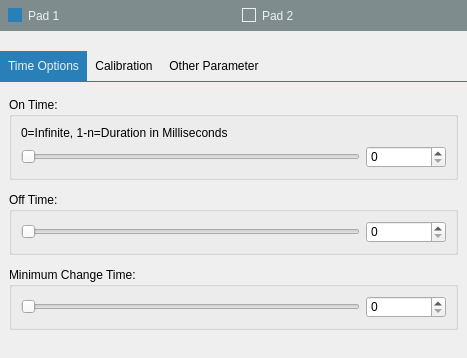
<?xml version="1.0" encoding="UTF-8"?>
<ui version="4.0">
 <class>ConfigurationDialog</class>
 <widget class="QDialog" name="ConfigurationDialog">
  <property name="geometry">
   <rect>
    <x>0</x>
    <y>0</y>
    <width>467</width>
    <height>358</height>
   </rect>
  </property>
  <property name="sizePolicy">
   <sizepolicy hsizetype="Fixed" vsizetype="Fixed">
    <horstretch>0</horstretch>
    <verstretch>0</verstretch>
   </sizepolicy>
  </property>
  <property name="minimumSize">
   <size>
    <width>467</width>
    <height>358</height>
   </size>
  </property>
  <property name="maximumSize">
   <size>
    <width>467</width>
    <height>358</height>
   </size>
  </property>
  <property name="windowTitle">
   <string>Configuration</string>
  </property>
  <property name="windowIcon">
   <iconset resource="icons.qrc">
    <normaloff>:/icons/emblem-presentation.png</normaloff>:/icons/emblem-presentation.png</iconset>
  </property>
  <layout class="QGridLayout" name="gridLayout">
   <property name="leftMargin">
    <number>0</number>
   </property>
   <property name="topMargin">
    <number>0</number>
   </property>
   <property name="rightMargin">
    <number>0</number>
   </property>
   <property name="bottomMargin">
    <number>0</number>
   </property>
   <item row="0" column="0">
    <widget class="QWidget" name="widget_4" native="true">
     <layout class="QHBoxLayout" name="horizontalLayout_3">
      <property name="spacing">
       <number>0</number>
      </property>
      <property name="leftMargin">
       <number>0</number>
      </property>
      <property name="topMargin">
       <number>0</number>
      </property>
      <property name="rightMargin">
       <number>0</number>
      </property>
      <property name="bottomMargin">
       <number>0</number>
      </property>
      <item>
       <widget class="QRadioButton" name="pad1Button">
        <property name="styleSheet">
         <string notr="true">QRadioButton{
     background:#7f8c8d;
	padding: 8px;
	color:#ecf0f1;
}
QRadioButton:indicator{
     background:#7f8c8d;
	  border-radius: 8px;
	border: 1px solid #ecf0f1;
}
 QRadioButton::indicator::unchecked {
     background:#7f8c8d;

 }
 QRadioButton::indicator::checked {
     background:#2980b9;
	border:transparent;
 }
</string>
        </property>
        <property name="text">
         <string>Pad 1</string>
        </property>
        <property name="checked">
         <bool>true</bool>
        </property>
        <property name="autoExclusive">
         <bool>true</bool>
        </property>
       </widget>
      </item>
      <item>
       <widget class="QRadioButton" name="pad2Button">
        <property name="styleSheet">
         <string notr="true">QRadioButton{
     background:#7f8c8d;
	padding: 8px;
	color:#ecf0f1;
}
QRadioButton:indicator{
     background:#7f8c8d;
	  border-radius: 8px;
	border: 1px solid #ecf0f1;
}
 QRadioButton::indicator::unchecked {
     background:#7f8c8d;

 }
 QRadioButton::indicator::checked {
     background:#2980b9;
	border:transparent;
 }
</string>
        </property>
        <property name="text">
         <string>Pad 2</string>
        </property>
       </widget>
      </item>
     </layout>
    </widget>
   </item>
   <item row="1" column="0">
    <widget class="QWidget" name="stateWidget" native="true">
     <property name="minimumSize">
      <size>
       <width>0</width>
       <height>8</height>
      </size>
     </property>
     <property name="maximumSize">
      <size>
       <width>16777215</width>
       <height>8</height>
      </size>
     </property>
     <layout class="QHBoxLayout" name="horizontalLayout_7"/>
    </widget>
   </item>
   <item row="2" column="0">
    <widget class="QWidget" name="widget" native="true">
     <property name="sizePolicy">
      <sizepolicy hsizetype="MinimumExpanding" vsizetype="MinimumExpanding">
       <horstretch>0</horstretch>
       <verstretch>0</verstretch>
      </sizepolicy>
     </property>
     <property name="minimumSize">
      <size>
       <width>0</width>
       <height>120</height>
      </size>
     </property>
     <layout class="QHBoxLayout" name="horizontalLayout_5">
      <property name="spacing">
       <number>0</number>
      </property>
      <property name="leftMargin">
       <number>0</number>
      </property>
      <property name="topMargin">
       <number>0</number>
      </property>
      <property name="rightMargin">
       <number>0</number>
      </property>
      <property name="bottomMargin">
       <number>0</number>
      </property>
      <item>
       <widget class="QWidget" name="widget_2" native="true">
        <layout class="QVBoxLayout" name="verticalLayout_8">
         <property name="leftMargin">
          <number>0</number>
         </property>
         <property name="topMargin">
          <number>0</number>
         </property>
         <property name="rightMargin">
          <number>0</number>
         </property>
         <property name="bottomMargin">
          <number>0</number>
         </property>
        </layout>
       </widget>
      </item>
      <item>
       <widget class="QWidget" name="widget_6" native="true">
        <property name="minimumSize">
         <size>
          <width>0</width>
          <height>127</height>
         </size>
        </property>
        <layout class="QHBoxLayout" name="horizontalLayout_12">
         <property name="spacing">
          <number>0</number>
         </property>
         <property name="leftMargin">
          <number>0</number>
         </property>
         <property name="topMargin">
          <number>0</number>
         </property>
         <property name="rightMargin">
          <number>0</number>
         </property>
         <property name="bottomMargin">
          <number>0</number>
         </property>
         <item>
          <widget class="QTabWidget" name="tabWidget">
           <property name="styleSheet">
            <string notr="true"> QTabWidget::pane { /* The tab widget frame */
	border:none;
   border-top: 1px solid #2980b9;
	background:transparent;
 }

 QTabWidget::tab-bar {
     left: 0px; /* move to the right by 5px */
 }

 /* Style the tab using the tab sub-control. Note that
     it reads QTabBar _not_ QTabWidget */
 QTabBar::tab {
	background:transparent;
	min-width: 8ex;
    padding: 8px;
 }

 QTabBar::tab:selected, QTabBar::tab:hover {
     background: #2980b9;
	 color:#ecf0f1;
 }

 QTabBar::tab:selected {
     border-color: #9B9B9B;
     border-bottom-color: #C2C7CB; /* same as pane color */
 }

 QTabBar::tab:!selected {
 }

 /* make use of negative margins for overlapping tabs */
 QTabBar::tab:selected {

 }

 QTabBar::tab:first:selected {
     margin-left: 0; /* the first selected tab has nothing to overlap with on the left */
 }

 QTabBar::tab:last:selected {
     margin-right: 0; /* the last selected tab has nothing to overlap with on the right */
 }

 QTabBar::tab:only-one {
     margin: 0; /* if there is only one tab, we don't want overlapping margins */
 }</string>
           </property>
           <property name="currentIndex">
            <number>0</number>
           </property>
           <property name="iconSize">
            <size>
             <width>24</width>
             <height>24</height>
            </size>
           </property>
           <widget class="QWidget" name="tab">
            <attribute name="icon">
             <iconset resource="icons.qrc">
              <normaloff>:/icons/clock32.png</normaloff>:/icons/clock32.png</iconset>
            </attribute>
            <attribute name="title">
             <string>Time Options</string>
            </attribute>
            <layout class="QVBoxLayout" name="verticalLayout">
             <item>
              <widget class="QGroupBox" name="groupBox_2">
               <property name="sizePolicy">
                <sizepolicy hsizetype="Preferred" vsizetype="Fixed">
                 <horstretch>0</horstretch>
                 <verstretch>0</verstretch>
                </sizepolicy>
               </property>
               <property name="title">
                <string>On Time:</string>
               </property>
               <layout class="QVBoxLayout" name="verticalLayout_3">
                <property name="leftMargin">
                 <number>9</number>
                </property>
                <property name="topMargin">
                 <number>9</number>
                </property>
                <property name="rightMargin">
                 <number>9</number>
                </property>
                <property name="bottomMargin">
                 <number>9</number>
                </property>
                <item>
                 <widget class="QLabel" name="label_2">
                  <property name="text">
                   <string>0=Infinite, 1-n=Duration in Milliseconds</string>
                  </property>
                 </widget>
                </item>
                <item>
                 <widget class="QWidget" name="widget_9" native="true">
                  <layout class="QHBoxLayout" name="horizontalLayout">
                   <property name="leftMargin">
                    <number>0</number>
                   </property>
                   <property name="topMargin">
                    <number>0</number>
                   </property>
                   <property name="rightMargin">
                    <number>0</number>
                   </property>
                   <property name="bottomMargin">
                    <number>0</number>
                   </property>
                   <item>
                    <widget class="QSlider" name="onTimeSlider">
                     <property name="maximum">
                      <number>127</number>
                     </property>
                     <property name="orientation">
                      <enum>Qt::Horizontal</enum>
                     </property>
                    </widget>
                   </item>
                   <item>
                    <widget class="QSpinBox" name="onTimeBox">
                     <property name="sizePolicy">
                      <sizepolicy hsizetype="Minimum" vsizetype="Fixed">
                       <horstretch>0</horstretch>
                       <verstretch>0</verstretch>
                      </sizepolicy>
                     </property>
                     <property name="minimumSize">
                      <size>
                       <width>80</width>
                       <height>0</height>
                      </size>
                     </property>
                     <property name="maximum">
                      <number>200000</number>
                     </property>
                    </widget>
                   </item>
                  </layout>
                 </widget>
                </item>
               </layout>
              </widget>
             </item>
             <item>
              <widget class="QGroupBox" name="groupBox_5">
               <property name="sizePolicy">
                <sizepolicy hsizetype="MinimumExpanding" vsizetype="Fixed">
                 <horstretch>0</horstretch>
                 <verstretch>0</verstretch>
                </sizepolicy>
               </property>
               <property name="title">
                <string>Off Time:</string>
               </property>
               <layout class="QVBoxLayout" name="verticalLayout_7">
                <property name="leftMargin">
                 <number>9</number>
                </property>
                <property name="topMargin">
                 <number>9</number>
                </property>
                <property name="rightMargin">
                 <number>9</number>
                </property>
                <property name="bottomMargin">
                 <number>9</number>
                </property>
                <item>
                 <widget class="QWidget" name="widget_18" native="true">
                  <layout class="QHBoxLayout" name="horizontalLayout_14">
                   <property name="leftMargin">
                    <number>0</number>
                   </property>
                   <property name="topMargin">
                    <number>0</number>
                   </property>
                   <property name="rightMargin">
                    <number>0</number>
                   </property>
                   <property name="bottomMargin">
                    <number>0</number>
                   </property>
                   <item>
                    <widget class="QSlider" name="offTimeSlider">
                     <property name="maximum">
                      <number>5000</number>
                     </property>
                     <property name="orientation">
                      <enum>Qt::Horizontal</enum>
                     </property>
                    </widget>
                   </item>
                   <item>
                    <widget class="QSpinBox" name="offTimeBox">
                     <property name="minimumSize">
                      <size>
                       <width>80</width>
                       <height>0</height>
                      </size>
                     </property>
                     <property name="maximum">
                      <number>200000</number>
                     </property>
                    </widget>
                   </item>
                  </layout>
                 </widget>
                </item>
               </layout>
              </widget>
             </item>
             <item>
              <widget class="QGroupBox" name="groupBox">
               <property name="sizePolicy">
                <sizepolicy hsizetype="MinimumExpanding" vsizetype="Fixed">
                 <horstretch>0</horstretch>
                 <verstretch>0</verstretch>
                </sizepolicy>
               </property>
               <property name="title">
                <string>Minimum Change Time:</string>
               </property>
               <layout class="QVBoxLayout" name="verticalLayout_5">
                <property name="leftMargin">
                 <number>9</number>
                </property>
                <property name="topMargin">
                 <number>9</number>
                </property>
                <property name="rightMargin">
                 <number>9</number>
                </property>
                <property name="bottomMargin">
                 <number>9</number>
                </property>
                <item>
                 <widget class="QWidget" name="widget_17" native="true">
                  <layout class="QHBoxLayout" name="horizontalLayout_13">
                   <property name="leftMargin">
                    <number>0</number>
                   </property>
                   <property name="topMargin">
                    <number>0</number>
                   </property>
                   <property name="rightMargin">
                    <number>0</number>
                   </property>
                   <property name="bottomMargin">
                    <number>0</number>
                   </property>
                   <item>
                    <widget class="QSlider" name="minimalChangeTimeSlider">
                     <property name="maximum">
                      <number>5000</number>
                     </property>
                     <property name="orientation">
                      <enum>Qt::Horizontal</enum>
                     </property>
                    </widget>
                   </item>
                   <item>
                    <widget class="QSpinBox" name="minimalChangeTimeBox">
                     <property name="minimumSize">
                      <size>
                       <width>80</width>
                       <height>0</height>
                      </size>
                     </property>
                     <property name="maximum">
                      <number>200000</number>
                     </property>
                    </widget>
                   </item>
                  </layout>
                 </widget>
                </item>
               </layout>
              </widget>
             </item>
            </layout>
           </widget>
           <widget class="QWidget" name="tab_2">
            <attribute name="icon">
             <iconset resource="icons.qrc">
              <normaloff>:/icons/bargraph32.png</normaloff>:/icons/bargraph32.png</iconset>
            </attribute>
            <attribute name="title">
             <string>Calibration</string>
            </attribute>
            <layout class="QVBoxLayout" name="verticalLayout_2">
             <item>
              <widget class="QGroupBox" name="groupBox_3">
               <property name="sizePolicy">
                <sizepolicy hsizetype="Preferred" vsizetype="Fixed">
                 <horstretch>0</horstretch>
                 <verstretch>0</verstretch>
                </sizepolicy>
               </property>
               <property name="title">
                <string>Minimal Calibration</string>
               </property>
               <layout class="QVBoxLayout" name="verticalLayout_4">
                <property name="leftMargin">
                 <number>9</number>
                </property>
                <property name="topMargin">
                 <number>9</number>
                </property>
                <property name="rightMargin">
                 <number>9</number>
                </property>
                <property name="bottomMargin">
                 <number>9</number>
                </property>
                <item>
                 <widget class="QLabel" name="label_3">
                  <property name="text">
                   <string>0=low, 100=high. Values are percentage</string>
                  </property>
                 </widget>
                </item>
                <item>
                 <widget class="QWidget" name="widget_10" native="true">
                  <layout class="QHBoxLayout" name="horizontalLayout_4">
                   <property name="leftMargin">
                    <number>0</number>
                   </property>
                   <property name="topMargin">
                    <number>0</number>
                   </property>
                   <property name="rightMargin">
                    <number>0</number>
                   </property>
                   <property name="bottomMargin">
                    <number>0</number>
                   </property>
                   <item>
                    <widget class="QSlider" name="minCalibrationSlider">
                     <property name="maximum">
                      <number>100</number>
                     </property>
                     <property name="orientation">
                      <enum>Qt::Horizontal</enum>
                     </property>
                    </widget>
                   </item>
                   <item>
                    <widget class="QSpinBox" name="minCalibration">
                     <property name="sizePolicy">
                      <sizepolicy hsizetype="Minimum" vsizetype="Fixed">
                       <horstretch>0</horstretch>
                       <verstretch>0</verstretch>
                      </sizepolicy>
                     </property>
                     <property name="minimumSize">
                      <size>
                       <width>80</width>
                       <height>0</height>
                      </size>
                     </property>
                     <property name="maximum">
                      <number>100</number>
                     </property>
                    </widget>
                   </item>
                  </layout>
                 </widget>
                </item>
               </layout>
              </widget>
             </item>
             <item>
              <widget class="QGroupBox" name="groupBox_4">
               <property name="sizePolicy">
                <sizepolicy hsizetype="Preferred" vsizetype="Fixed">
                 <horstretch>0</horstretch>
                 <verstretch>0</verstretch>
                </sizepolicy>
               </property>
               <property name="title">
                <string>Maximal Calibration</string>
               </property>
               <layout class="QVBoxLayout" name="verticalLayout_6">
                <property name="leftMargin">
                 <number>9</number>
                </property>
                <property name="topMargin">
                 <number>9</number>
                </property>
                <property name="rightMargin">
                 <number>9</number>
                </property>
                <property name="bottomMargin">
                 <number>9</number>
                </property>
                <item>
                 <widget class="QLabel" name="label_5">
                  <property name="text">
                   <string>0=low, 100=high. Values are percentage</string>
                  </property>
                 </widget>
                </item>
                <item>
                 <widget class="QWidget" name="widget_11" native="true">
                  <layout class="QHBoxLayout" name="horizontalLayout_6">
                   <property name="leftMargin">
                    <number>0</number>
                   </property>
                   <property name="topMargin">
                    <number>0</number>
                   </property>
                   <property name="rightMargin">
                    <number>0</number>
                   </property>
                   <property name="bottomMargin">
                    <number>0</number>
                   </property>
                   <item>
                    <widget class="QSlider" name="maxCalibrationSlider">
                     <property name="maximum">
                      <number>100</number>
                     </property>
                     <property name="orientation">
                      <enum>Qt::Horizontal</enum>
                     </property>
                    </widget>
                   </item>
                   <item>
                    <widget class="QSpinBox" name="maxCalibration">
                     <property name="sizePolicy">
                      <sizepolicy hsizetype="Minimum" vsizetype="Fixed">
                       <horstretch>0</horstretch>
                       <verstretch>0</verstretch>
                      </sizepolicy>
                     </property>
                     <property name="minimumSize">
                      <size>
                       <width>80</width>
                       <height>0</height>
                      </size>
                     </property>
                     <property name="maximum">
                      <number>100</number>
                     </property>
                    </widget>
                   </item>
                  </layout>
                 </widget>
                </item>
               </layout>
              </widget>
             </item>
             <item>
              <widget class="QWidget" name="widget_7" native="true">
               <layout class="QHBoxLayout" name="horizontalLayout_10">
                <property name="leftMargin">
                 <number>0</number>
                </property>
                <property name="topMargin">
                 <number>0</number>
                </property>
                <property name="rightMargin">
                 <number>0</number>
                </property>
                <property name="bottomMargin">
                 <number>0</number>
                </property>
                <item>
                 <widget class="QPushButton" name="pushButton_2">
                  <property name="styleSheet">
                   <string notr="true">QPushButton{
border:none;
background:#2980b9;
padding: 8px;
color:#ecf0f1;
}</string>
                  </property>
                  <property name="text">
                   <string>Start Calibration</string>
                  </property>
                 </widget>
                </item>
                <item>
                 <spacer name="horizontalSpacer_3">
                  <property name="orientation">
                   <enum>Qt::Horizontal</enum>
                  </property>
                  <property name="sizeHint" stdset="0">
                   <size>
                    <width>40</width>
                    <height>20</height>
                   </size>
                  </property>
                 </spacer>
                </item>
                <item>
                 <widget class="QCheckBox" name="minCalibrationChecked">
                  <property name="styleSheet">
                   <string notr="true">QCheckBox{
border:none;
background:#2980b9;
padding: 8px;
color:#ecf0f1;
}

 QCheckBox::indicator {
position:absolute;
	visibility:colapse;
     width: 0px;
     height: 0px;
		padding:0;
 		margin:0;
 }
</string>
                  </property>
                  <property name="text">
                   <string>Define Minimum</string>
                  </property>
                 </widget>
                </item>
                <item>
                 <widget class="QPushButton" name="pushButton_3">
                  <property name="styleSheet">
                   <string notr="true">QPushButton{
border:none;
background:#f1c40f;
padding: 8px;
color:#2c3e50;
}</string>
                  </property>
                  <property name="text">
                   <string>Define Maximum</string>
                  </property>
                 </widget>
                </item>
               </layout>
              </widget>
             </item>
            </layout>
           </widget>
           <widget class="QWidget" name="tab_3">
            <attribute name="icon">
             <iconset resource="icons.qrc">
              <normaloff>:/icons/gear32.png</normaloff>:/icons/gear32.png</iconset>
            </attribute>
            <attribute name="title">
             <string>Other Parameter</string>
            </attribute>
            <layout class="QVBoxLayout" name="verticalLayout_10">
             <item>
              <widget class="QGroupBox" name="groupBox_7">
               <property name="title">
                <string>On | Off</string>
               </property>
               <layout class="QHBoxLayout" name="horizontalLayout_8">
                <item>
                 <widget class="QPushButton" name="onButton">
                  <property name="sizePolicy">
                   <sizepolicy hsizetype="Minimum" vsizetype="Fixed">
                    <horstretch>0</horstretch>
                    <verstretch>0</verstretch>
                   </sizepolicy>
                  </property>
                  <property name="text">
                   <string>On</string>
                  </property>
                 </widget>
                </item>
                <item>
                 <widget class="QPushButton" name="offButton">
                  <property name="text">
                   <string>Off</string>
                  </property>
                 </widget>
                </item>
                <item>
                 <spacer name="horizontalSpacer">
                  <property name="orientation">
                   <enum>Qt::Horizontal</enum>
                  </property>
                  <property name="sizeHint" stdset="0">
                   <size>
                    <width>40</width>
                    <height>20</height>
                   </size>
                  </property>
                 </spacer>
                </item>
               </layout>
              </widget>
             </item>
             <item>
              <widget class="QGroupBox" name="groupBox_6">
               <property name="title">
                <string>Sync</string>
               </property>
               <layout class="QVBoxLayout" name="verticalLayout_9">
                <item>
                 <widget class="QLabel" name="label">
                  <property name="text">
                   <string>All selected channel will perform equal to the current channel</string>
                  </property>
                 </widget>
                </item>
                <item>
                 <widget class="QCheckBox" name="checkBox">
                  <property name="text">
                   <string>Pad 2</string>
                  </property>
                 </widget>
                </item>
               </layout>
              </widget>
             </item>
             <item>
              <spacer name="verticalSpacer_3">
               <property name="orientation">
                <enum>Qt::Vertical</enum>
               </property>
               <property name="sizeHint" stdset="0">
                <size>
                 <width>20</width>
                 <height>40</height>
                </size>
               </property>
              </spacer>
             </item>
            </layout>
           </widget>
          </widget>
         </item>
        </layout>
       </widget>
      </item>
     </layout>
    </widget>
   </item>
   <item row="3" column="0">
    <widget class="QWidget" name="widget_5" native="true">
     <layout class="QHBoxLayout" name="horizontalLayout_9">
      <property name="leftMargin">
       <number>0</number>
      </property>
      <property name="topMargin">
       <number>0</number>
      </property>
      <property name="rightMargin">
       <number>0</number>
      </property>
      <property name="bottomMargin">
       <number>0</number>
      </property>
     </layout>
    </widget>
   </item>
   <item row="4" column="0">
    <widget class="QWidget" name="widget_3" native="true">
     <layout class="QHBoxLayout" name="horizontalLayout_2">
      <property name="leftMargin">
       <number>0</number>
      </property>
      <property name="topMargin">
       <number>0</number>
      </property>
      <property name="rightMargin">
       <number>0</number>
      </property>
      <property name="bottomMargin">
       <number>0</number>
      </property>
     </layout>
    </widget>
   </item>
  </layout>
 </widget>
 <resources>
  <include location="icons.qrc"/>
 </resources>
 <connections>
  <connection>
   <sender>onTimeSlider</sender>
   <signal>valueChanged(int)</signal>
   <receiver>onTimeBox</receiver>
   <slot>setValue(int)</slot>
   <hints>
    <hint type="sourcelabel">
     <x>93</x>
     <y>128</y>
    </hint>
    <hint type="destinationlabel">
     <x>399</x>
     <y>132</y>
    </hint>
   </hints>
  </connection>
  <connection>
   <sender>offTimeSlider</sender>
   <signal>valueChanged(int)</signal>
   <receiver>offTimeBox</receiver>
   <slot>setValue(int)</slot>
   <hints>
    <hint type="sourcelabel">
     <x>189</x>
     <y>169</y>
    </hint>
    <hint type="destinationlabel">
     <x>389</x>
     <y>173</y>
    </hint>
   </hints>
  </connection>
  <connection>
   <sender>minimalChangeTimeSlider</sender>
   <signal>valueChanged(int)</signal>
   <receiver>minimalChangeTimeBox</receiver>
   <slot>setValue(int)</slot>
   <hints>
    <hint type="sourcelabel">
     <x>284</x>
     <y>217</y>
    </hint>
    <hint type="destinationlabel">
     <x>402</x>
     <y>223</y>
    </hint>
   </hints>
  </connection>
  <connection>
   <sender>onTimeBox</sender>
   <signal>valueChanged(int)</signal>
   <receiver>onTimeSlider</receiver>
   <slot>setValue(int)</slot>
   <hints>
    <hint type="sourcelabel">
     <x>441</x>
     <y>130</y>
    </hint>
    <hint type="destinationlabel">
     <x>256</x>
     <y>133</y>
    </hint>
   </hints>
  </connection>
  <connection>
   <sender>offTimeBox</sender>
   <signal>valueChanged(int)</signal>
   <receiver>offTimeSlider</receiver>
   <slot>setValue(int)</slot>
   <hints>
    <hint type="sourcelabel">
     <x>449</x>
     <y>183</y>
    </hint>
    <hint type="destinationlabel">
     <x>237</x>
     <y>178</y>
    </hint>
   </hints>
  </connection>
  <connection>
   <sender>minimalChangeTimeBox</sender>
   <signal>valueChanged(int)</signal>
   <receiver>minimalChangeTimeSlider</receiver>
   <slot>setValue(int)</slot>
   <hints>
    <hint type="sourcelabel">
     <x>443</x>
     <y>219</y>
    </hint>
    <hint type="destinationlabel">
     <x>271</x>
     <y>224</y>
    </hint>
   </hints>
  </connection>
 </connections>
</ui>
